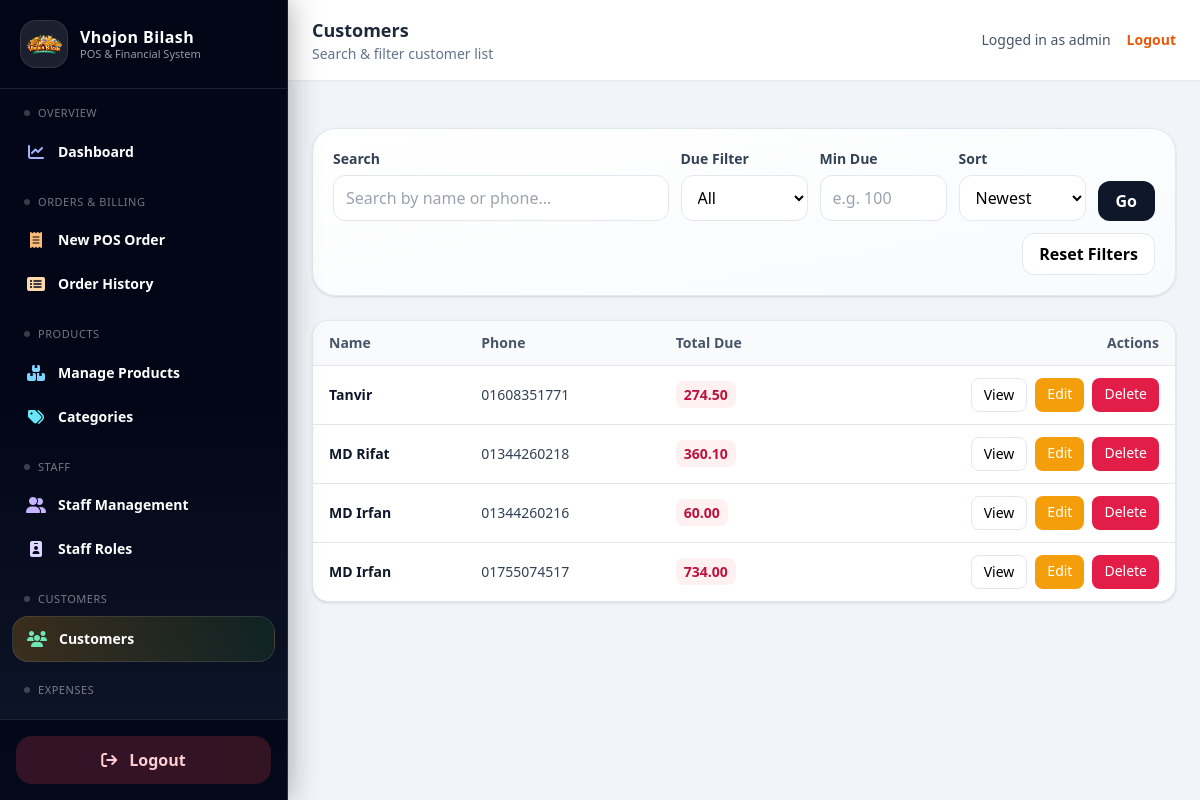
The app's page /customers/ (signed in), older data.
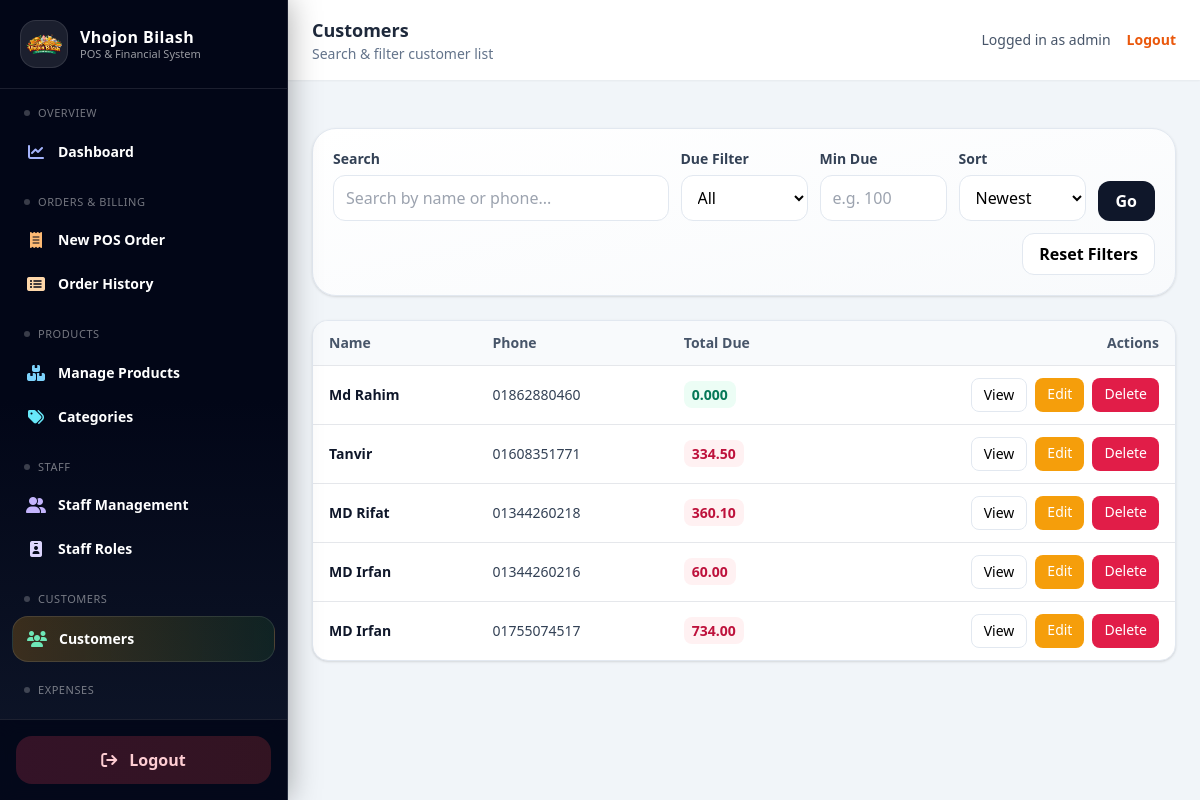
The same page, newer data.
### customers/models.py (models this page shows, shortened)
class TimeStampedModel(models.Model):
    created_at = models.DateTimeField(default=timezone.now, editable=False)
    updated_at = models.DateTimeField(auto_now=True)
    class Meta:
        abstract = True

class Customer(TimeStampedModel):
    name = models.CharField(max_length=150)
    phone = models.CharField(max_length=20, unique=True)

### customers/views.py (the view)
# urls.py: path("", views.customer_list, name="customer_list"),
@login_required
def customer_list(request):
    q = (request.GET.get("q") or "").strip()
    due_filter = (request.GET.get("due") or "").strip()      # "" | "due" | "clear"
    min_due = (request.GET.get("min_due") or "").strip()     # numeric string
    sort = (request.GET.get("sort") or "new").strip()        # new | name | due_desc | due_asc
    qs = (
        Customer.objects
        .annotate(
            total_due_calc=Coalesce(
                Sum(
                    "orders__due_total",                           # ✅ FIXED: orders__
                    filter=~Q(orders__status=Order.Status.CANCELLED)  # ✅ FIXED: orders__
                ),
                Value(Decimal("0.00")),
                output_field=DecimalField(max_digits=12, decimal_places=2),
            )
        )
    )
    if q:
        qs = qs.filter(Q(name__icontains=q) | Q(phone__icontains=q))
    if due_filter == "due":
        qs = qs.filter(total_due_calc__gt=0)
    elif due_filter == "clear":
        qs = qs.filter(total_due_calc__lte=0)
    if min_due:
        try:
            qs = qs.filter(total_due_calc__gte=Decimal(min_due))
        except Exception:
            pass
    if sort == "name":
        qs = qs.order_by("name")
    elif sort == "due_desc":
        qs = qs.order_by("-total_due_calc", "-id")
    elif sort == "due_asc":
        qs = qs.order_by("total_due_calc", "-id")
    else:
        qs = qs.order_by("-id")
    return render(request, "customers/customer_list.html", {
        "customers": qs,
        "q": q,
        "due": due_filter,
        "min_due": min_due,
        "sort": sort,
    })

### customers/templates/customers/customer_list.html (shortened to what this page needs)
{% extends "base.html" %}
{% block top_title %}Customers{% endblock %}
{% block top_subtitle %}Search & filter customer list{% endblock %}
{% block content %}
  <div class="rounded-3xl border border-slate-200 shadow bg-gradient-to-br from-white to-slate-50 p-5 mb-6">
    <form method="get" class="grid grid-cols-1 md:grid-cols-12 gap-3 items-end">
      <div class="md:col-span-5">
        <label class="text-sm font-semibold text-slate-700">Search</label>
        <input name="q" value="{{ q }}" placeholder="Search by name or phone..." />
      </div>
      <div class="md:col-span-2">
        <label class="text-sm font-semibold text-slate-700">Due Filter</label>
        <select name="due">
          <option value="" {% if due == "" %}selected{% endif %}>All</option>
        </select>
      </div>
      <div class="md:col-span-2">
        <label class="text-sm font-semibold text-slate-700">Min Due</label>
        <input type="number" step="0.01" name="min_due" value="{{ min_due }}" placeholder="e.g. 100" />
      </div>
      <div class="md:col-span-2">
        <label class="text-sm font-semibold text-slate-700">Sort</label>
        <select name="sort">
          <option value="new" {% if sort == "new" %}selected{% endif %}>Newest</option>
        </select>
      </div>
      <div class="md:col-span-1 flex gap-2">
        <button class="w-full px-4 py-2 rounded-xl bg-slate-900 text-white font-semibold hover:bg-slate-800">
          Go
        </button>
      </div>
      <div class="md:col-span-12 flex justify-end">
        <a href="{% url 'customers:customer_list' %}"
           class="px-4 py-2 rounded-xl bg-white border border-slate-200 font-semibold hover:bg-slate-50">
          Reset Filters
        </a>
      </div>
    </form>
  </div>
  <div class="bg-white rounded-2xl shadow border border-slate-200 overflow-hidden">
    <div class="overflow-x-auto">
      <table class="min-w-full text-sm">
        <thead class="bg-slate-50 text-slate-600 border-b">
          <tr class="text-left">
            <th class="py-3 px-4">Name</th>
            <th class="py-3 px-4">Phone</th>
            <th class="py-3 px-4">Total Due</th>
            <th class="py-3 px-4 text-right">Actions</th>
          </tr>
        </thead>
        <tbody>
          {% for c in customers %}
            <tr class="border-b last:border-b-0 hover:bg-slate-50">
              <td class="py-3 px-4 font-semibold text-slate-900">{{ c.name }}</td>
              <td class="py-3 px-4 text-slate-700">{{ c.phone }}</td>
              <td class="py-3 px-4">
                {% if c.total_due_calc > 0 %}
                  <span class="px-2 py-1 rounded-lg bg-rose-50 text-rose-700 font-semibold">
                    {{ c.total_due_calc|floatformat:2 }}
                  </span>
                {% else %}
                  <span class="px-2 py-1 rounded-lg bg-emerald-50 text-emerald-700 font-semibold">
                    0.000
                  </span>
                {% endif %}
              </td>
              <td class="py-3 px-4">
                <div class="flex justify-end gap-2">
                  <a href="{% url 'customers:customer_detail' c.pk %}"
                     class="px-3 py-1.5 rounded-lg bg-white border border-slate-200 hover:bg-slate-50">
                    View
                  </a>
                  <a href="{% url 'customers:customer_update' c.pk %}"
                     class="px-3 py-1.5 rounded-lg bg-amber-500 text-white hover:bg-amber-600">
                    Edit
                  </a>
                  <a href="{% url 'customers:customer_delete' c.pk %}"
                     class="px-3 py-1.5 rounded-lg bg-rose-600 text-white hover:bg-rose-700">
                    Delete
                  </a>
                </div>
              </td>
            </tr>
          {% empty %}
            <tr>
              <td colspan="4" class="py-10 text-center text-slate-500">
                No customers found.
              </td>
            </tr>
          {% endfor %}
        </tbody>
      </table>
    </div>
  </div>
{% endblock %}

Row changes from the older to the newer data that the page shows:
added Customer: name "Md Rahim", phone "01862880460", shows "0.000"
computed for Customer "Tanvir": total_due_calc "274.50" → "334.50"
